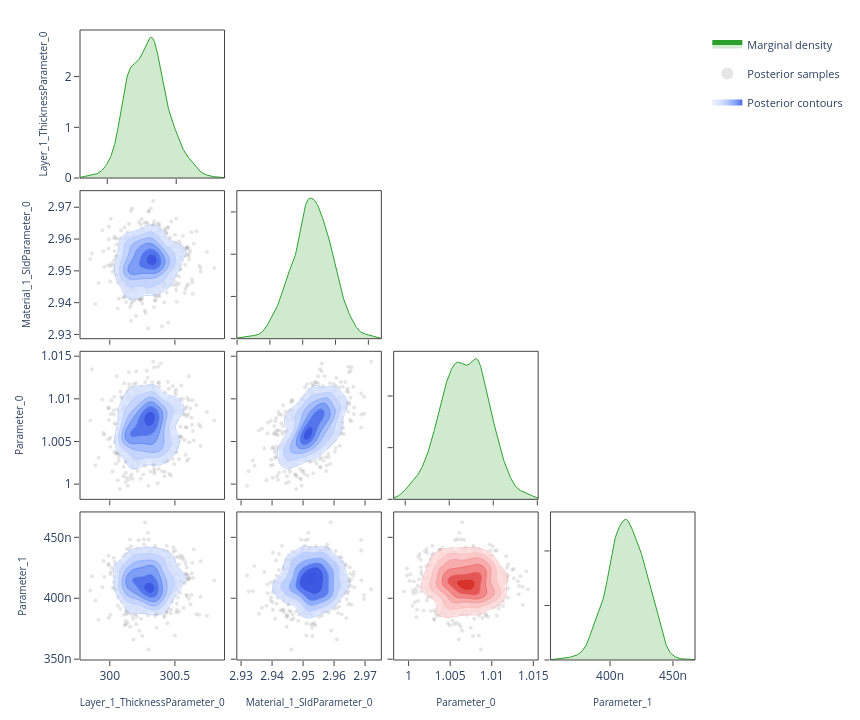

Here is the notebook cell this chart was saved with:
### Code cell
# ---- Corner plot ------------------------------------------------------------
# Pairwise correlations: marginal density on the diagonal, scatter samples
# and 2-D contours on the lower triangle.  Mirrors the "Corner Plot" sub-tab.

fig = plot_corner(posterior.draws, posterior.param_names)
fig.show()

### Figure 1 — Plotly figure (JSON) as saved in the notebook; plotly's stock layout.template omitted (floating-point values rounded to 4 significant figures; data arrays with more than 128 entries replaced by an {"elided": "..."} marker saying what was removed)
{"data": [{"fill": "tozeroy", "fillcolor": "rgba(44, 160, 44, 0.22)", "hoverinfo": "skip", "legendgroup": "marginal", "line": {"color": "rgb(44, 160, 44)", "width": 1}, "mode": "lines", "name": "Marginal density", "showlegend": true, "type": "scatter", "x": {"elided": "256 float values"}, "xaxis": "x", "y": {"elided": "256 float values"}, "yaxis": "y"}, {"hoverinfo": "skip", "legendgroup": "scatter", "marker": {"color": "rgba(140, 140, 140, 0.22)", "size": 4}, "mode": "markers", "name": "Posterior samples", "showlegend": true, "type": "scatter", "x": {"elided": "720 float values"}, "xaxis": "x5", "y": {"elided": "720 float values"}, "yaxis": "y5", "zorder": 0}, {"colorscale": [[0.0, "rgba(224, 233, 255, 0.62)"], [0.35, "rgba(183, 203, 255, 0.70)"], [0.6, "rgba(138, 169, 252, 0.78)"], [0.82, "rgba(96, 131, 242, 0.84)"], [1.0, "rgba(58, 86, 224, 0.90)"]], "connectgaps": false, "contours": {"coloring": "fill", "end": 174.4, "showlabels": false, "showlines": false, "size": 27.54, "start": 36.71}, "hoverinfo": "skip", "legendgroup": "contour", "name": "Posterior contours", "showlegend": true, "showscale": false, "type": "contour", "x": [299.8, 299.8, 299.8, 299.8, 299.9, 299.9, 299.9, 299.9, 299.9, 299.9, 299.9, 299.9, 300.0, 300.0, 300.0, 300.0, 300.0, 300.0, 300.0, 300.1, 300.1, 300.1, 300.1, 300.1, 300.1, 300.1, 300.1, 300.2, 300.2, 300.2, 300.2, 300.2, 300.2, 300.2, 300.3, 300.3, 300.3, 300.3, 300.3, 300.3, 300.3, 300.3, 300.4, 300.4, 300.4, 300.4, 300.4, 300.4, 300.4, 300.5, 300.5, 300.5, 300.5, 300.5, 300.5, 300.5, 300.5, 300.6, 300.6, 300.6, 300.6, 300.6, 300.6, 300.6, 300.7, 300.7, 300.7, 300.7, 300.7, 300.7, 300.7, 300.7, 300.8, 300.8, 300.8, 300.8, 300.8, 300.8, 300.8, 300.9], "xaxis": "x5", "y": [2.93, 2.93, 2.931, 2.932, 2.932, 2.933, 2.933, 2.934, 2.934, 2.935, 2.936, 2.936, 2.937, 2.937, 2.938, 2.938, 2.939, 2.939, 2.94, 2.941, 2.941, 2.942, 2.942, 2.943, 2.943, 2.944, 2.944, 2.945, 2.946, 2.946, 2.947, 2.947, 2.948, 2.948, 2.949, 2.949, 2.95, 2.951, 2.951, 2.952, 2.952, 2.953, 2.953, 2.954, 2.954, 2.955, 2.956, 2.956, 2.957, 2.957, 2.958, 2.958, 2.959, 2.959, 2.96, 2.961, 2.961, 2.962, 2.962, 2.963, 2.963, 2.964, 2.964, 2.965, 2.966, 2.966, 2.967, 2.967, 2.968, 2.968, 2.969, 2.969, 2.97, 2.971, 2.971, 2.972, 2.972, 2.973, 2.973, 2.974], "yaxis": "y5", "z": {"elided": "80x80 float values"}, "zmax": 174.4, "zmin": 36.71, "zorder": 1}, {"colorscale": [[0.0, "rgba(183, 203, 255, 0.94)"], [0.35, "rgba(183, 203, 255, 0.94)"], [0.35, "rgba(138, 169, 252, 0.95)"], [0.6, "rgba(138, 169, 252, 0.95)"], [0.6, "rgba(96, 131, 242, 0.96)"], [0.82, "rgba(96, 131, 242, 0.96)"], [0.82, "rgba(58, 86, 224, 0.98)"], [1.0, "rgba(58, 86, 224, 0.98)"]], "contours": {"coloring": "lines", "end": 174.4, "showlabels": false, "size": 27.54, "start": 36.71}, "hoverinfo": "skip", "legendgroup": "contour", "line": {"width": 0.9}, "showlegend": false, "showscale": false, "type": "contour", "x": [299.8, 299.8, 299.8, 299.8, 299.9, 299.9, 299.9, 299.9, 299.9, 299.9, 299.9, 299.9, 300.0, 300.0, 300.0, 300.0, 300.0, 300.0, 300.0, 300.1, 300.1, 300.1, 300.1, 300.1, 300.1, 300.1, 300.1, 300.2, 300.2, 300.2, 300.2, 300.2, 300.2, 300.2, 300.3, 300.3, 300.3, 300.3, 300.3, 300.3, 300.3, 300.3, 300.4, 300.4, 300.4, 300.4, 300.4, 300.4, 300.4, 300.5, 300.5, 300.5, 300.5, 300.5, 300.5, 300.5, 300.5, 300.6, 300.6, 300.6, 300.6, 300.6, 300.6, 300.6, 300.7, 300.7, 300.7, 300.7, 300.7, 300.7, 300.7, 300.7, 300.8, 300.8, 300.8, 300.8, 300.8, 300.8, 300.8, 300.9], "xaxis": "x5", "y": [2.93, 2.93, 2.931, 2.932, 2.932, 2.933, 2.933, 2.934, 2.934, 2.935, 2.936, 2.936, 2.937, 2.937, 2.938, 2.938, 2.939, 2.939, 2.94, 2.941, 2.941, 2.942, 2.942, 2.943, 2.943, 2.944, 2.944, 2.945, 2.946, 2.946, 2.947, 2.947, 2.948, 2.948, 2.949, 2.949, 2.95, 2.951, 2.951, 2.952, 2.952, 2.953, 2.953, 2.954, 2.954, 2.955, 2.956, 2.956, 2.957, 2.957, 2.958, 2.958, 2.959, 2.959, 2.96, 2.961, 2.961, 2.962, 2.962, 2.963, 2.963, 2.964, 2.964, 2.965, 2.966, 2.966, 2.967, 2.967, 2.968, 2.968, 2.969, 2.969, 2.97, 2.971, 2.971, 2.972, 2.972, 2.973, 2.973, 2.974], "yaxis": "y5", "z": {"elided": "80x80 float values"}, "zmax": 174.4, "zmin": 36.71, "zorder": 2}, {"fill": "tozeroy", "fillcolor": "rgba(44, 160, 44, 0.22)", "hoverinfo": "skip", "legendgroup": "marginal", "line": {"color": "rgb(44, 160, 44)", "width": 1}, "mode": "lines", "name": "Marginal density", "showlegend": false, "type": "scatter", "x": {"elided": "256 float values"}, "xaxis": "x6", "y": {"elided": "256 float values"}, "yaxis": "y6"}, {"hoverinfo": "skip", "legendgroup": "scatter", "marker": {"color": "rgba(140, 140, 140, 0.22)", "size": 4}, "mode": "markers", "name": "Posterior samples", "showlegend": false, "type": "scatter", "x": {"elided": "720 float values"}, "xaxis": "x9", "y": {"elided": "720 float values"}, "yaxis": "y9", "zorder": 0}, {"colorscale": [[0.0, "rgba(224, 233, 255, 0.62)"], [0.35, "rgba(183, 203, 255, 0.70)"], [0.6, "rgba(138, 169, 252, 0.78)"], [0.82, "rgba(96, 131, 242, 0.84)"], [1.0, "rgba(58, 86, 224, 0.90)"]], "connectgaps": false, "contours": {"coloring": "fill", "end": 381.3, "showlabels": false, "showlines": false, "size": 60.2, "start": 80.27}, "hoverinfo": "skip", "legendgroup": "contour", "name": "Posterior contours", "showlegend": false, "showscale": false, "type": "contour", "x": [299.8, 299.8, 299.8, 299.8, 299.9, 299.9, 299.9, 299.9, 299.9, 299.9, 299.9, 299.9, 300.0, 300.0, 300.0, 300.0, 300.0, 300.0, 300.0, 300.1, 300.1, 300.1, 300.1, 300.1, 300.1, 300.1, 300.1, 300.2, 300.2, 300.2, 300.2, 300.2, 300.2, 300.2, 300.3, 300.3, 300.3, 300.3, 300.3, 300.3, 300.3, 300.3, 300.4, 300.4, 300.4, 300.4, 300.4, 300.4, 300.4, 300.5, 300.5, 300.5, 300.5, 300.5, 300.5, 300.5, 300.5, 300.6, 300.6, 300.6, 300.6, 300.6, 300.6, 300.6, 300.7, 300.7, 300.7, 300.7, 300.7, 300.7, 300.7, 300.7, 300.8, 300.8, 300.8, 300.8, 300.8, 300.8, 300.8, 300.9], "xaxis": "x9", "y": [0.9987, 0.9989, 0.9991, 0.9993, 0.9995, 0.9997, 0.9999, 1.0, 1.0, 1.001, 1.001, 1.001, 1.001, 1.001, 1.002, 1.002, 1.002, 1.002, 1.002, 1.003, 1.003, 1.003, 1.003, 1.003, 1.004, 1.004, 1.004, 1.004, 1.005, 1.005, 1.005, 1.005, 1.005, 1.006, 1.006, 1.006, 1.006, 1.006, 1.007, 1.007, 1.007, 1.007, 1.007, 1.008, 1.008, 1.008, 1.008, 1.008, 1.009, 1.009, 1.009, 1.009, 1.009, 1.01, 1.01, 1.01, 1.01, 1.011, 1.011, 1.011, 1.011, 1.011, 1.012, 1.012, 1.012, 1.012, 1.012, 1.013, 1.013, 1.013, 1.013, 1.013, 1.014, 1.014, 1.014, 1.014, 1.014, 1.015, 1.015, 1.015], "yaxis": "y9", "z": {"elided": "80x80 float values"}, "zmax": 381.3, "zmin": 80.27, "zorder": 1}, {"colorscale": [[0.0, "rgba(183, 203, 255, 0.94)"], [0.35, "rgba(183, 203, 255, 0.94)"], [0.35, "rgba(138, 169, 252, 0.95)"], [0.6, "rgba(138, 169, 252, 0.95)"], [0.6, "rgba(96, 131, 242, 0.96)"], [0.82, "rgba(96, 131, 242, 0.96)"], [0.82, "rgba(58, 86, 224, 0.98)"], [1.0, "rgba(58, 86, 224, 0.98)"]], "contours": {"coloring": "lines", "end": 381.3, "showlabels": false, "size": 60.2, "start": 80.27}, "hoverinfo": "skip", "legendgroup": "contour", "line": {"width": 0.9}, "showlegend": false, "showscale": false, "type": "contour", "x": [299.8, 299.8, 299.8, 299.8, 299.9, 299.9, 299.9, 299.9, 299.9, 299.9, 299.9, 299.9, 300.0, 300.0, 300.0, 300.0, 300.0, 300.0, 300.0, 300.1, 300.1, 300.1, 300.1, 300.1, 300.1, 300.1, 300.1, 300.2, 300.2, 300.2, 300.2, 300.2, 300.2, 300.2, 300.3, 300.3, 300.3, 300.3, 300.3, 300.3, 300.3, 300.3, 300.4, 300.4, 300.4, 300.4, 300.4, 300.4, 300.4, 300.5, 300.5, 300.5, 300.5, 300.5, 300.5, 300.5, 300.5, 300.6, 300.6, 300.6, 300.6, 300.6, 300.6, 300.6, 300.7, 300.7, 300.7, 300.7, 300.7, 300.7, 300.7, 300.7, 300.8, 300.8, 300.8, 300.8, 300.8, 300.8, 300.8, 300.9], "xaxis": "x9", "y": [0.9987, 0.9989, 0.9991, 0.9993, 0.9995, 0.9997, 0.9999, 1.0, 1.0, 1.001, 1.001, 1.001, 1.001, 1.001, 1.002, 1.002, 1.002, 1.002, 1.002, 1.003, 1.003, 1.003, 1.003, 1.003, 1.004, 1.004, 1.004, 1.004, 1.005, 1.005, 1.005, 1.005, 1.005, 1.006, 1.006, 1.006, 1.006, 1.006, 1.007, 1.007, 1.007, 1.007, 1.007, 1.008, 1.008, 1.008, 1.008, 1.008, 1.009, 1.009, 1.009, 1.009, 1.009, 1.01, 1.01, 1.01, 1.01, 1.011, 1.011, 1.011, 1.011, 1.011, 1.012, 1.012, 1.012, 1.012, 1.012, 1.013, 1.013, 1.013, 1.013, 1.013, 1.014, 1.014, 1.014, 1.014, 1.014, 1.015, 1.015, 1.015], "yaxis": "y9", "z": {"elided": "80x80 float values"}, "zmax": 381.3, "zmin": 80.27, "zorder": 2}, {"hoverinfo": "skip", "legendgroup": "scatter", "marker": {"color": "rgba(140, 140, 140, 0.22)", "size": 4}, "mode": "markers", "name": "Posterior samples", "showlegend": false, "type": "scatter", "x": {"elided": "720 float values"}, "xaxis": "x10", "y": {"elided": "720 float values"}, "yaxis": "y10", "zorder": 0}, {"colorscale": [[0.0, "rgba(224, 233, 255, 0.62)"], [0.35, "rgba(183, 203, 255, 0.70)"], [0.6, "rgba(138, 169, 252, 0.78)"], [0.82, "rgba(96, 131, 242, 0.84)"], [1.0, "rgba(58, 86, 224, 0.90)"]], "connectgaps": false, "contours": {"coloring": "fill", "end": 10780.0, "showlabels": false, "showlines": false, "size": 1702.0, "start": 2270.0}, "hoverinfo": "skip", "legendgroup": "contour", "name": "Posterior contours", "showlegend": false, "showscale": false, "type": "contour", "x": [2.93, 2.93, 2.931, 2.932, 2.932, 2.933, 2.933, 2.934, 2.934, 2.935, 2.936, 2.936, 2.937, 2.937, 2.938, 2.938, 2.939, 2.939, 2.94, 2.941, 2.941, 2.942, 2.942, 2.943, 2.943, 2.944, 2.944, 2.945, 2.946, 2.946, 2.947, 2.947, 2.948, 2.948, 2.949, 2.949, 2.95, 2.951, 2.951, 2.952, 2.952, 2.953, 2.953, 2.954, 2.954, 2.955, 2.956, 2.956, 2.957, 2.957, 2.958, 2.958, 2.959, 2.959, 2.96, 2.961, 2.961, 2.962, 2.962, 2.963, 2.963, 2.964, 2.964, 2.965, 2.966, 2.966, 2.967, 2.967, 2.968, 2.968, 2.969, 2.969, 2.97, 2.971, 2.971, 2.972, 2.972, 2.973, 2.973, 2.974], "xaxis": "x10", "y": [0.9987, 0.9989, 0.9991, 0.9993, 0.9995, 0.9997, 0.9999, 1.0, 1.0, 1.001, 1.001, 1.001, 1.001, 1.001, 1.002, 1.002, 1.002, 1.002, 1.002, 1.003, 1.003, 1.003, 1.003, 1.003, 1.004, 1.004, 1.004, 1.004, 1.005, 1.005, 1.005, 1.005, 1.005, 1.006, 1.006, 1.006, 1.006, 1.006, 1.007, 1.007, 1.007, 1.007, 1.007, 1.008, 1.008, 1.008, 1.008, 1.008, 1.009, 1.009, 1.009, 1.009, 1.009, 1.01, 1.01, 1.01, 1.01, 1.011, 1.011, 1.011, 1.011, 1.011, 1.012, 1.012, 1.012, 1.012, 1.012, 1.013, 1.013, 1.013, 1.013, 1.013, 1.014, 1.014, 1.014, 1.014, 1.014, 1.015, 1.015, 1.015], "yaxis": "y10", "z": {"elided": "80x80 float values"}, "zmax": 10780.0, "zmin": 2270.0, "zorder": 1}, {"colorscale": [[0.0, "rgba(183, 203, 255, 0.94)"], [0.35, "rgba(183, 203, 255, 0.94)"], [0.35, "rgba(138, 169, 252, 0.95)"], [0.6, "rgba(138, 169, 252, 0.95)"], [0.6, "rgba(96, 131, 242, 0.96)"], [0.82, "rgba(96, 131, 242, 0.96)"], [0.82, "rgba(58, 86, 224, 0.98)"], [1.0, "rgba(58, 86, 224, 0.98)"]], "contours": {"coloring": "lines", "end": 10780.0, "showlabels": false, "size": 1702.0, "start": 2270.0}, "hoverinfo": "skip", "legendgroup": "contour", "line": {"width": 0.9}, "showlegend": false, "showscale": false, "type": "contour", "x": [2.93, 2.93, 2.931, 2.932, 2.932, 2.933, 2.933, 2.934, 2.934, 2.935, 2.936, 2.936, 2.937, 2.937, 2.938, 2.938, 2.939, 2.939, 2.94, 2.941, 2.941, 2.942, 2.942, 2.943, 2.943, 2.944, 2.944, 2.945, 2.946, 2.946, 2.947, 2.947, 2.948, 2.948, 2.949, 2.949, 2.95, 2.951, 2.951, 2.952, 2.952, 2.953, 2.953, 2.954, 2.954, 2.955, 2.956, 2.956, 2.957, 2.957, 2.958, 2.958, 2.959, 2.959, 2.96, 2.961, 2.961, 2.962, 2.962, 2.963, 2.963, 2.964, 2.964, 2.965, 2.966, 2.966, 2.967, 2.967, 2.968, 2.968, 2.969, 2.969, 2.97, 2.971, 2.971, 2.972, 2.972, 2.973, 2.973, 2.974], "xaxis": "x10", "y": [0.9987, 0.9989, 0.9991, 0.9993, 0.9995, 0.9997, 0.9999, 1.0, 1.0, 1.001, 1.001, 1.001, 1.001, 1.001, 1.002, 1.002, 1.002, 1.002, 1.002, 1.003, 1.003, 1.003, 1.003, 1.003, 1.004, 1.004, 1.004, 1.004, 1.005, 1.005, 1.005, 1.005, 1.005, 1.006, 1.006, 1.006, 1.006, 1.006, 1.007, 1.007, 1.007, 1.007, 1.007, 1.008, 1.008, 1.008, 1.008, 1.008, 1.009, 1.009, 1.009, 1.009, 1.009, 1.01, 1.01, 1.01, 1.01, 1.011, 1.011, 1.011, 1.011, 1.011, 1.012, 1.012, 1.012, 1.012, 1.012, 1.013, 1.013, 1.013, 1.013, 1.013, 1.014, 1.014, 1.014, 1.014, 1.014, 1.015, 1.015, 1.015], "yaxis": "y10", "z": {"elided": "80x80 float values"}, "zmax": 10780.0, "zmin": 2270.0, "zorder": 2}, {"fill": "tozeroy", "fillcolor": "rgba(44, 160, 44, 0.22)", "hoverinfo": "skip", "legendgroup": "marginal", "line": {"color": "rgb(44, 160, 44)", "width": 1}, "mode": "lines", "name": "Marginal density", "showlegend": false, "type": "scatter", "x": {"elided": "256 float values"}, "xaxis": "x11", "y": {"elided": "256 float values"}, "yaxis": "y11"}, {"hoverinfo": "skip", "legendgroup": "scatter", "marker": {"color": "rgba(140, 140, 140, 0.22)", "size": 4}, "mode": "markers", "name": "Posterior samples", "showlegend": false, "type": "scatter", "x": {"elided": "720 float values"}, "xaxis": "x13", "y": {"elided": "720 float values"}, "yaxis": "y13", "zorder": 0}, {"colorscale": [[0.0, "rgba(224, 233, 255, 0.62)"], [0.35, "rgba(183, 203, 255, 0.70)"], [0.6, "rgba(138, 169, 252, 0.78)"], [0.82, "rgba(96, 131, 242, 0.84)"], [1.0, "rgba(58, 86, 224, 0.90)"]], "connectgaps": false, "contours": {"coloring": "fill", "end": 66510000.0, "showlabels": false, "showlines": false, "size": 10500000.0, "start": 14000000.0}, "hoverinfo": "skip", "legendgroup": "contour", "name": "Posterior contours", "showlegend": false, "showscale": false, "type": "contour", "x": [299.8, 299.8, 299.8, 299.8, 299.9, 299.9, 299.9, 299.9, 299.9, 299.9, 299.9, 299.9, 300.0, 300.0, 300.0, 300.0, 300.0, 300.0, 300.0, 300.1, 300.1, 300.1, 300.1, 300.1, 300.1, 300.1, 300.1, 300.2, 300.2, 300.2, 300.2, 300.2, 300.2, 300.2, 300.3, 300.3, 300.3, 300.3, 300.3, 300.3, 300.3, 300.3, 300.4, 300.4, 300.4, 300.4, 300.4, 300.4, 300.4, 300.5, 300.5, 300.5, 300.5, 300.5, 300.5, 300.5, 300.5, 300.6, 300.6, 300.6, 300.6, 300.6, 300.6, 300.6, 300.7, 300.7, 300.7, 300.7, 300.7, 300.7, 300.7, 300.7, 300.8, 300.8, 300.8, 300.8, 300.8, 300.8, 300.8, 300.9], "xaxis": "x13", "y": [3.526e-07, 3.541e-07, 3.556e-07, 3.57e-07, 3.585e-07, 3.599e-07, 3.614e-07, 3.628e-07, 3.643e-07, 3.657e-07, 3.672e-07, 3.686e-07, 3.701e-07, 3.715e-07, 3.73e-07, 3.745e-07, 3.759e-07, 3.774e-07, 3.788e-07, 3.803e-07, 3.817e-07, 3.832e-07, 3.846e-07, 3.861e-07, 3.875e-07, 3.89e-07, 3.904e-07, 3.919e-07, 3.934e-07, 3.948e-07, 3.963e-07, 3.977e-07, 3.992e-07, 4.006e-07, 4.021e-07, 4.035e-07, 4.05e-07, 4.064e-07, 4.079e-07, 4.094e-07, 4.108e-07, 4.123e-07, 4.137e-07, 4.152e-07, 4.166e-07, 4.181e-07, 4.195e-07, 4.21e-07, 4.224e-07, 4.239e-07, 4.253e-07, 4.268e-07, 4.283e-07, 4.297e-07, 4.312e-07, 4.326e-07, 4.341e-07, 4.355e-07, 4.37e-07, 4.384e-07, 4.399e-07, 4.413e-07, 4.428e-07, 4.442e-07, 4.457e-07, 4.472e-07, 4.486e-07, 4.501e-07, 4.515e-07, 4.53e-07, 4.544e-07, 4.559e-07, 4.573e-07, 4.588e-07, 4.602e-07, 4.617e-07, 4.631e-07, 4.646e-07, 4.661e-07, 4.675e-07], "yaxis": "y13", "z": {"elided": "80x80 float values"}, "zmax": 66510000.0, "zmin": 14000000.0, "zorder": 1}, {"colorscale": [[0.0, "rgba(183, 203, 255, 0.94)"], [0.35, "rgba(183, 203, 255, 0.94)"], [0.35, "rgba(138, 169, 252, 0.95)"], [0.6, "rgba(138, 169, 252, 0.95)"], [0.6, "rgba(96, 131, 242, 0.96)"], [0.82, "rgba(96, 131, 242, 0.96)"], [0.82, "rgba(58, 86, 224, 0.98)"], [1.0, "rgba(58, 86, 224, 0.98)"]], "contours": {"coloring": "lines", "end": 66510000.0, "showlabels": false, "size": 10500000.0, "start": 14000000.0}, "hoverinfo": "skip", "legendgroup": "contour", "line": {"width": 0.9}, "showlegend": false, "showscale": false, "type": "contour", "x": [299.8, 299.8, 299.8, 299.8, 299.9, 299.9, 299.9, 299.9, 299.9, 299.9, 299.9, 299.9, 300.0, 300.0, 300.0, 300.0, 300.0, 300.0, 300.0, 300.1, 300.1, 300.1, 300.1, 300.1, 300.1, 300.1, 300.1, 300.2, 300.2, 300.2, 300.2, 300.2, 300.2, 300.2, 300.3, 300.3, 300.3, 300.3, 300.3, 300.3, 300.3, 300.3, 300.4, 300.4, 300.4, 300.4, 300.4, 300.4, 300.4, 300.5, 300.5, 300.5, 300.5, 300.5, 300.5, 300.5, 300.5, 300.6, 300.6, 300.6, 300.6, 300.6, 300.6, 300.6, 300.7, 300.7, 300.7, 300.7, 300.7, 300.7, 300.7, 300.7, 300.8, 300.8, 300.8, 300.8, 300.8, 300.8, 300.8, 300.9], "xaxis": "x13", "y": [3.526e-07, 3.541e-07, 3.556e-07, 3.57e-07, 3.585e-07, 3.599e-07, 3.614e-07, 3.628e-07, 3.643e-07, 3.657e-07, 3.672e-07, 3.686e-07, 3.701e-07, 3.715e-07, 3.73e-07, 3.745e-07, 3.759e-07, 3.774e-07, 3.788e-07, 3.803e-07, 3.817e-07, 3.832e-07, 3.846e-07, 3.861e-07, 3.875e-07, 3.89e-07, 3.904e-07, 3.919e-07, 3.934e-07, 3.948e-07, 3.963e-07, 3.977e-07, 3.992e-07, 4.006e-07, 4.021e-07, 4.035e-07, 4.05e-07, 4.064e-07, 4.079e-07, 4.094e-07, 4.108e-07, 4.123e-07, 4.137e-07, 4.152e-07, 4.166e-07, 4.181e-07, 4.195e-07, 4.21e-07, 4.224e-07, 4.239e-07, 4.253e-07, 4.268e-07, 4.283e-07, 4.297e-07, 4.312e-07, 4.326e-07, 4.341e-07, 4.355e-07, 4.37e-07, 4.384e-07, 4.399e-07, 4.413e-07, 4.428e-07, 4.442e-07, 4.457e-07, 4.472e-07, 4.486e-07, 4.501e-07, 4.515e-07, 4.53e-07, 4.544e-07, 4.559e-07, 4.573e-07, 4.588e-07, 4.602e-07, 4.617e-07, 4.631e-07, 4.646e-07, 4.661e-07, 4.675e-07], "yaxis": "y13", "z": {"elided": "80x80 float values"}, "zmax": 66510000.0, "zmin": 14000000.0, "zorder": 2}, {"hoverinfo": "skip", "legendgroup": "scatter", "marker": {"color": "rgba(140, 140, 140, 0.22)", "size": 4}, "mode": "markers", "name": "Posterior samples", "showlegend": false, "type": "scatter", "x": {"elided": "720 float values"}, "xaxis": "x14", "y": {"elided": "720 float values"}, "yaxis": "y14", "zorder": 0}, {"colorscale": [[0.0, "rgba(224, 233, 255, 0.62)"], [0.35, "rgba(183, 203, 255, 0.70)"], [0.6, "rgba(138, 169, 252, 0.78)"], [0.82, "rgba(96, 131, 242, 0.84)"], [1.0, "rgba(58, 86, 224, 0.90)"]], "connectgaps": false, "contours": {"coloring": "fill", "end": 1547000000.0, "showlabels": false, "showlines": false, "size": 244300000.0, "start": 325800000.0}, "hoverinfo": "skip", "legendgroup": "contour", "name": "Posterior contours", "showlegend": false, "showscale": false, "type": "contour", "x": [2.93, 2.93, 2.931, 2.932, 2.932, 2.933, 2.933, 2.934, 2.934, 2.935, 2.936, 2.936, 2.937, 2.937, 2.938, 2.938, 2.939, 2.939, 2.94, 2.941, 2.941, 2.942, 2.942, 2.943, 2.943, 2.944, 2.944, 2.945, 2.946, 2.946, 2.947, 2.947, 2.948, 2.948, 2.949, 2.949, 2.95, 2.951, 2.951, 2.952, 2.952, 2.953, 2.953, 2.954, 2.954, 2.955, 2.956, 2.956, 2.957, 2.957, 2.958, 2.958, 2.959, 2.959, 2.96, 2.961, 2.961, 2.962, 2.962, 2.963, 2.963, 2.964, 2.964, 2.965, 2.966, 2.966, 2.967, 2.967, 2.968, 2.968, 2.969, 2.969, 2.97, 2.971, 2.971, 2.972, 2.972, 2.973, 2.973, 2.974], "xaxis": "x14", "y": [3.526e-07, 3.541e-07, 3.556e-07, 3.57e-07, 3.585e-07, 3.599e-07, 3.614e-07, 3.628e-07, 3.643e-07, 3.657e-07, 3.672e-07, 3.686e-07, 3.701e-07, 3.715e-07, 3.73e-07, 3.745e-07, 3.759e-07, 3.774e-07, 3.788e-07, 3.803e-07, 3.817e-07, 3.832e-07, 3.846e-07, 3.861e-07, 3.875e-07, 3.89e-07, 3.904e-07, 3.919e-07, 3.934e-07, 3.948e-07, 3.963e-07, 3.977e-07, 3.992e-07, 4.006e-07, 4.021e-07, 4.035e-07, 4.05e-07, 4.064e-07, 4.079e-07, 4.094e-07, 4.108e-07, 4.123e-07, 4.137e-07, 4.152e-07, 4.166e-07, 4.181e-07, 4.195e-07, 4.21e-07, 4.224e-07, 4.239e-07, 4.253e-07, 4.268e-07, 4.283e-07, 4.297e-07, 4.312e-07, 4.326e-07, 4.341e-07, 4.355e-07, 4.37e-07, 4.384e-07, 4.399e-07, 4.413e-07, 4.428e-07, 4.442e-07, 4.457e-07, 4.472e-07, 4.486e-07, 4.501e-07, 4.515e-07, 4.53e-07, 4.544e-07, 4.559e-07, 4.573e-07, 4.588e-07, 4.602e-07, 4.617e-07, 4.631e-07, 4.646e-07, 4.661e-07, 4.675e-07], "yaxis": "y14", "z": {"elided": "80x80 float values"}, "zmax": 1547000000.0, "zmin": 325800000.0, "zorder": 1}, {"colorscale": [[0.0, "rgba(183, 203, 255, 0.94)"], [0.35, "rgba(183, 203, 255, 0.94)"], [0.35, "rgba(138, 169, 252, 0.95)"], [0.6, "rgba(138, 169, 252, 0.95)"], [0.6, "rgba(96, 131, 242, 0.96)"], [0.82, "rgba(96, 131, 242, 0.96)"], [0.82, "rgba(58, 86, 224, 0.98)"], [1.0, "rgba(58, 86, 224, 0.98)"]], "contours": {"coloring": "lines", "end": 1547000000.0, "showlabels": false, "size": 244300000.0, "start": 325800000.0}, "hoverinfo": "skip", "legendgroup": "contour", "line": {"width": 0.9}, "showlegend": false, "showscale": false, "type": "contour", "x": [2.93, 2.93, 2.931, 2.932, 2.932, 2.933, 2.933, 2.934, 2.934, 2.935, 2.936, 2.936, 2.937, 2.937, 2.938, 2.938, 2.939, 2.939, 2.94, 2.941, 2.941, 2.942, 2.942, 2.943, 2.943, 2.944, 2.944, 2.945, 2.946, 2.946, 2.947, 2.947, 2.948, 2.948, 2.949, 2.949, 2.95, 2.951, 2.951, 2.952, 2.952, 2.953, 2.953, 2.954, 2.954, 2.955, 2.956, 2.956, 2.957, 2.957, 2.958, 2.958, 2.959, 2.959, 2.96, 2.961, 2.961, 2.962, 2.962, 2.963, 2.963, 2.964, 2.964, 2.965, 2.966, 2.966, 2.967, 2.967, 2.968, 2.968, 2.969, 2.969, 2.97, 2.971, 2.971, 2.972, 2.972, 2.973, 2.973, 2.974], "xaxis": "x14", "y": [3.526e-07, 3.541e-07, 3.556e-07, 3.57e-07, 3.585e-07, 3.599e-07, 3.614e-07, 3.628e-07, 3.643e-07, 3.657e-07, 3.672e-07, 3.686e-07, 3.701e-07, 3.715e-07, 3.73e-07, 3.745e-07, 3.759e-07, 3.774e-07, 3.788e-07, 3.803e-07, 3.817e-07, 3.832e-07, 3.846e-07, 3.861e-07, 3.875e-07, 3.89e-07, 3.904e-07, 3.919e-07, 3.934e-07, 3.948e-07, 3.963e-07, 3.977e-07, 3.992e-07, 4.006e-07, 4.021e-07, 4.035e-07, 4.05e-07, 4.064e-07, 4.079e-07, 4.094e-07, 4.108e-07, 4.123e-07, 4.137e-07, 4.152e-07, 4.166e-07, 4.181e-07, 4.195e-07, 4.21e-07, 4.224e-07, 4.239e-07, 4.253e-07, 4.268e-07, 4.283e-07, 4.297e-07, 4.312e-07, 4.326e-07, 4.341e-07, 4.355e-07, 4.37e-07, 4.384e-07, 4.399e-07, 4.413e-07, 4.428e-07, 4.442e-07, 4.457e-07, 4.472e-07, 4.486e-07, 4.501e-07, 4.515e-07, 4.53e-07, 4.544e-07, 4.559e-07, 4.573e-07, 4.588e-07, 4.602e-07, 4.617e-07, 4.631e-07, 4.646e-07, 4.661e-07, 4.675e-07], "yaxis": "y14", "z": {"elided": "80x80 float values"}, "zmax": 1547000000.0, "zmin": 325800000.0, "zorder": 2}, {"hoverinfo": "skip", "legendgroup": "scatter", "marker": {"color": "rgba(140, 140, 140, 0.22)", "size": 4}, "mode": "markers", "name": "Posterior samples", "showlegend": false, "type": "scatter", "x": {"elided": "720 float values"}, "xaxis": "x15", "y": {"elided": "720 float values"}, "yaxis": "y15", "zorder": 0}, {"colorscale": [[0.0, "rgba(255, 224, 224, 0.62)"], [0.35, "rgba(250, 188, 188, 0.70)"], [0.6, "rgba(245, 148, 148, 0.78)"], [0.82, "rgba(237, 104, 104, 0.84)"], [1.0, "rgba(215, 48, 39, 0.90)"]], "connectgaps": false, "contours": {"coloring": "fill", "end": 3349000000.0, "showlabels": false, "showlines": false, "size": 528700000.0, "start": 705000000.0}, "hoverinfo": "skip", "legendgroup": "contour", "name": "Posterior contours", "showlegend": false, "showscale": false, "type": "contour", "x": [0.9987, 0.9989, 0.9991, 0.9993, 0.9995, 0.9997, 0.9999, 1.0, 1.0, 1.001, 1.001, 1.001, 1.001, 1.001, 1.002, 1.002, 1.002, 1.002, 1.002, 1.003, 1.003, 1.003, 1.003, 1.003, 1.004, 1.004, 1.004, 1.004, 1.005, 1.005, 1.005, 1.005, 1.005, 1.006, 1.006, 1.006, 1.006, 1.006, 1.007, 1.007, 1.007, 1.007, 1.007, 1.008, 1.008, 1.008, 1.008, 1.008, 1.009, 1.009, 1.009, 1.009, 1.009, 1.01, 1.01, 1.01, 1.01, 1.011, 1.011, 1.011, 1.011, 1.011, 1.012, 1.012, 1.012, 1.012, 1.012, 1.013, 1.013, 1.013, 1.013, 1.013, 1.014, 1.014, 1.014, 1.014, 1.014, 1.015, 1.015, 1.015], "xaxis": "x15", "y": [3.526e-07, 3.541e-07, 3.556e-07, 3.57e-07, 3.585e-07, 3.599e-07, 3.614e-07, 3.628e-07, 3.643e-07, 3.657e-07, 3.672e-07, 3.686e-07, 3.701e-07, 3.715e-07, 3.73e-07, 3.745e-07, 3.759e-07, 3.774e-07, 3.788e-07, 3.803e-07, 3.817e-07, 3.832e-07, 3.846e-07, 3.861e-07, 3.875e-07, 3.89e-07, 3.904e-07, 3.919e-07, 3.934e-07, 3.948e-07, 3.963e-07, 3.977e-07, 3.992e-07, 4.006e-07, 4.021e-07, 4.035e-07, 4.05e-07, 4.064e-07, 4.079e-07, 4.094e-07, 4.108e-07, 4.123e-07, 4.137e-07, 4.152e-07, 4.166e-07, 4.181e-07, 4.195e-07, 4.21e-07, 4.224e-07, 4.239e-07, 4.253e-07, 4.268e-07, 4.283e-07, 4.297e-07, 4.312e-07, 4.326e-07, 4.341e-07, 4.355e-07, 4.37e-07, 4.384e-07, 4.399e-07, 4.413e-07, 4.428e-07, 4.442e-07, 4.457e-07, 4.472e-07, 4.486e-07, 4.501e-07, 4.515e-07, 4.53e-07, 4.544e-07, 4.559e-07, 4.573e-07, 4.588e-07, 4.602e-07, 4.617e-07, 4.631e-07, 4.646e-07, 4.661e-07, 4.675e-07], "yaxis": "y15", "z": {"elided": "80x80 float values"}, "zmax": 3349000000.0, "zmin": 705000000.0, "zorder": 1}, {"colorscale": [[0.0, "rgba(250, 188, 188, 0.94)"], [0.35, "rgba(250, 188, 188, 0.94)"], [0.35, "rgba(245, 148, 148, 0.95)"], [0.6, "rgba(245, 148, 148, 0.95)"], [0.6, "rgba(237, 104, 104, 0.96)"], [0.82, "rgba(237, 104, 104, 0.96)"], [0.82, "rgba(215, 48, 39, 0.98)"], [1.0, "rgba(215, 48, 39, 0.98)"]], "contours": {"coloring": "lines", "end": 3349000000.0, "showlabels": false, "size": 528700000.0, "start": 705000000.0}, "hoverinfo": "skip", "legendgroup": "contour", "line": {"width": 0.9}, "showlegend": false, "showscale": false, "type": "contour", "x": [0.9987, 0.9989, 0.9991, 0.9993, 0.9995, 0.9997, 0.9999, 1.0, 1.0, 1.001, 1.001, 1.001, 1.001, 1.001, 1.002, 1.002, 1.002, 1.002, 1.002, 1.003, 1.003, 1.003, 1.003, 1.003, 1.004, 1.004, 1.004, 1.004, 1.005, 1.005, 1.005, 1.005, 1.005, 1.006, 1.006, 1.006, 1.006, 1.006, 1.007, 1.007, 1.007, 1.007, 1.007, 1.008, 1.008, 1.008, 1.008, 1.008, 1.009, 1.009, 1.009, 1.009, 1.009, 1.01, 1.01, 1.01, 1.01, 1.011, 1.011, 1.011, 1.011, 1.011, 1.012, 1.012, 1.012, 1.012, 1.012, 1.013, 1.013, 1.013, 1.013, 1.013, 1.014, 1.014, 1.014, 1.014, 1.014, 1.015, 1.015, 1.015], "xaxis": "x15", "y": [3.526e-07, 3.541e-07, 3.556e-07, 3.57e-07, 3.585e-07, 3.599e-07, 3.614e-07, 3.628e-07, 3.643e-07, 3.657e-07, 3.672e-07, 3.686e-07, 3.701e-07, 3.715e-07, 3.73e-07, 3.745e-07, 3.759e-07, 3.774e-07, 3.788e-07, 3.803e-07, 3.817e-07, 3.832e-07, 3.846e-07, 3.861e-07, 3.875e-07, 3.89e-07, 3.904e-07, 3.919e-07, 3.934e-07, 3.948e-07, 3.963e-07, 3.977e-07, 3.992e-07, 4.006e-07, 4.021e-07, 4.035e-07, 4.05e-07, 4.064e-07, 4.079e-07, 4.094e-07, 4.108e-07, 4.123e-07, 4.137e-07, 4.152e-07, 4.166e-07, 4.181e-07, 4.195e-07, 4.21e-07, 4.224e-07, 4.239e-07, 4.253e-07, 4.268e-07, 4.283e-07, 4.297e-07, 4.312e-07, 4.326e-07, 4.341e-07, 4.355e-07, 4.37e-07, 4.384e-07, 4.399e-07, 4.413e-07, 4.428e-07, 4.442e-07, 4.457e-07, 4.472e-07, 4.486e-07, 4.501e-07, 4.515e-07, 4.53e-07, 4.544e-07, 4.559e-07, 4.573e-07, 4.588e-07, 4.602e-07, 4.617e-07, 4.631e-07, 4.646e-07, 4.661e-07, 4.675e-07], "yaxis": "y15", "z": {"elided": "80x80 float values"}, "zmax": 3349000000.0, "zmin": 705000000.0, "zorder": 2}, {"fill": "tozeroy", "fillcolor": "rgba(44, 160, 44, 0.22)", "hoverinfo": "skip", "legendgroup": "marginal", "line": {"color": "rgb(44, 160, 44)", "width": 1}, "mode": "lines", "name": "Marginal density", "showlegend": false, "type": "scatter", "x": {"elided": "256 float values"}, "xaxis": "x16", "y": {"elided": "256 float values"}, "yaxis": "y16"}], "layout": {"height": 720, "legend": {"font": {"size": 11}, "itemsizing": "constant", "orientation": "v", "x": 1.02, "xanchor": "left", "y": 1.0, "yanchor": "top"}, "margin": {"b": 60, "l": 80, "r": 160, "t": 30}, "plot_bgcolor": "white", "shapes": [{"fillcolor": "rgba(0,0,0,0)", "layer": "above", "line": {"color": "#444", "width": 1}, "type": "rect", "x0": 0, "x1": 1, "xref": "x domain", "y0": 0, "y1": 1, "yref": "y domain"}, {"fillcolor": "rgba(0,0,0,0)", "layer": "above", "line": {"color": "#444", "width": 1}, "type": "rect", "x0": 0, "x1": 1, "xref": "x5 domain", "y0": 0, "y1": 1, "yref": "y5 domain"}, {"fillcolor": "rgba(0,0,0,0)", "layer": "above", "line": {"color": "#444", "width": 1}, "type": "rect", "x0": 0, "x1": 1, "xref": "x6 domain", "y0": 0, "y1": 1, "yref": "y6 domain"}, {"fillcolor": "rgba(0,0,0,0)", "layer": "above", "line": {"color": "#444", "width": 1}, "type": "rect", "x0": 0, "x1": 1, "xref": "x9 domain", "y0": 0, "y1": 1, "yref": "y9 domain"}, {"fillcolor": "rgba(0,0,0,0)", "layer": "above", "line": {"color": "#444", "width": 1}, "type": "rect", "x0": 0, "x1": 1, "xref": "x10 domain", "y0": 0, "y1": 1, "yref": "y10 domain"}, {"fillcolor": "rgba(0,0,0,0)", "layer": "above", "line": {"color": "#444", "width": 1}, "type": "rect", "x0": 0, "x1": 1, "xref": "x11 domain", "y0": 0, "y1": 1, "yref": "y11 domain"}, {"fillcolor": "rgba(0,0,0,0)", "layer": "above", "line": {"color": "#444", "width": 1}, "type": "rect", "x0": 0, "x1": 1, "xref": "x13 domain", "y0": 0, "y1": 1, "yref": "y13 domain"}, {"fillcolor": "rgba(0,0,0,0)", "layer": "above", "line": {"color": "#444", "width": 1}, "type": "rect", "x0": 0, "x1": 1, "xref": "x14 domain", "y0": 0, "y1": 1, "yref": "y14 domain"}, {"fillcolor": "rgba(0,0,0,0)", "layer": "above", "line": {"color": "#444", "width": 1}, "type": "rect", "x0": 0, "x1": 1, "xref": "x15 domain", "y0": 0, "y1": 1, "yref": "y15 domain"}, {"fillcolor": "rgba(0,0,0,0)", "layer": "above", "line": {"color": "#444", "width": 1}, "type": "rect", "x0": 0, "x1": 1, "xref": "x16 domain", "y0": 0, "y1": 1, "yref": "y16 domain"}], "showlegend": true, "width": 860, "xaxis": {"anchor": "y", "domain": [0.0, 0.235], "showgrid": false, "showticklabels": false, "ticks": "outside", "zeroline": false}, "xaxis10": {"anchor": "y10", "domain": [0.255, 0.49], "showgrid": false, "showticklabels": false, "ticks": "outside", "zeroline": false}, "xaxis11": {"anchor": "y11", "domain": [0.51, 0.745], "showgrid": false, "showticklabels": false, "ticks": "outside", "zeroline": false}, "xaxis12": {"anchor": "y12", "domain": [0.765, 1.0], "showgrid": false, "ticks": "outside", "visible": false, "zeroline": false}, "xaxis13": {"anchor": "y13", "domain": [0.0, 0.235], "showgrid": false, "ticks": "outside", "title": {"font": {"size": 10}, "text": "Layer_1_ThicknessParameter_0"}, "zeroline": false}, "xaxis14": {"anchor": "y14", "domain": [0.255, 0.49], "showgrid": false, "ticks": "outside", "title": {"font": {"size": 10}, "text": "Material_1_SldParameter_0"}, "zeroline": false}, "xaxis15": {"anchor": "y15", "domain": [0.51, 0.745], "showgrid": false, "ticks": "outside", "title": {"font": {"size": 10}, "text": "Parameter_0"}, "zeroline": false}, "xaxis16": {"anchor": "y16", "domain": [0.765, 1.0], "showgrid": false, "ticks": "outside", "title": {"font": {"size": 10}, "text": "Parameter_1"}, "zeroline": false}, "xaxis2": {"anchor": "y2", "domain": [0.255, 0.49], "showgrid": false, "ticks": "outside", "visible": false, "zeroline": false}, "xaxis3": {"anchor": "y3", "domain": [0.51, 0.745], "showgrid": false, "ticks": "outside", "visible": false, "zeroline": false}, "xaxis4": {"anchor": "y4", "domain": [0.765, 1.0], "showgrid": false, "ticks": "outside", "visible": false, "zeroline": false}, "xaxis5": {"anchor": "y5", "domain": [0.0, 0.235], "showgrid": false, "showticklabels": false, "ticks": "outside", "zeroline": false}, "xaxis6": {"anchor": "y6", "domain": [0.255, 0.49], "showgrid": false, "showticklabels": false, "ticks": "outside", "zeroline": false}, "xaxis7": {"anchor": "y7", "domain": [0.51, 0.745], "showgrid": false, "ticks": "outside", "visible": false, "zeroline": false}, "xaxis8": {"anchor": "y8", "domain": [0.765, 1.0], "showgrid": false, "ticks": "outside", "visible": false, "zeroline": false}, "xaxis9": {"anchor": "y9", "domain": [0.0, 0.235], "showgrid": false, "showticklabels": false, "ticks": "outside", "zeroline": false}, "yaxis": {"anchor": "x", "domain": [0.765, 1.0], "showgrid": false, "ticks": "outside", "title": {"font": {"size": 10}, "text": "Layer_1_ThicknessParameter_0"}, "zeroline": false}, "yaxis10": {"anchor": "x10", "domain": [0.255, 0.49], "showgrid": false, "showticklabels": false, "ticks": "outside", "zeroline": false}, "yaxis11": {"anchor": "x11", "domain": [0.255, 0.49], "showgrid": false, "showticklabels": false, "ticks": "outside", "zeroline": false}, "yaxis12": {"anchor": "x12", "domain": [0.255, 0.49], "showgrid": false, "ticks": "outside", "visible": false, "zeroline": false}, "yaxis13": {"anchor": "x13", "domain": [0.0, 0.235], "showgrid": false, "ticks": "outside", "title": {"font": {"size": 10}, "text": "Parameter_1"}, "zeroline": false}, "yaxis14": {"anchor": "x14", "domain": [0.0, 0.235], "showgrid": false, "showticklabels": false, "ticks": "outside", "zeroline": false}, "yaxis15": {"anchor": "x15", "domain": [0.0, 0.235], "showgrid": false, "showticklabels": false, "ticks": "outside", "zeroline": false}, "yaxis16": {"anchor": "x16", "domain": [0.0, 0.235], "showgrid": false, "showticklabels": false, "ticks": "outside", "zeroline": false}, "yaxis2": {"anchor": "x2", "domain": [0.765, 1.0], "showgrid": false, "ticks": "outside", "visible": false, "zeroline": false}, "yaxis3": {"anchor": "x3", "domain": [0.765, 1.0], "showgrid": false, "ticks": "outside", "visible": false, "zeroline": false}, "yaxis4": {"anchor": "x4", "domain": [0.765, 1.0], "showgrid": false, "ticks": "outside", "visible": false, "zeroline": false}, "yaxis5": {"anchor": "x5", "domain": [0.51, 0.745], "showgrid": false, "ticks": "outside", "title": {"font": {"size": 10}, "text": "Material_1_SldParameter_0"}, "zeroline": false}, "yaxis6": {"anchor": "x6", "domain": [0.51, 0.745], "showgrid": false, "showticklabels": false, "ticks": "outside", "zeroline": false}, "yaxis7": {"anchor": "x7", "domain": [0.51, 0.745], "showgrid": false, "ticks": "outside", "visible": false, "zeroline": false}, "yaxis8": {"anchor": "x8", "domain": [0.51, 0.745], "showgrid": false, "ticks": "outside", "visible": false, "zeroline": false}, "yaxis9": {"anchor": "x9", "domain": [0.255, 0.49], "showgrid": false, "ticks": "outside", "title": {"font": {"size": 10}, "text": "Parameter_0"}, "zeroline": false}}}
